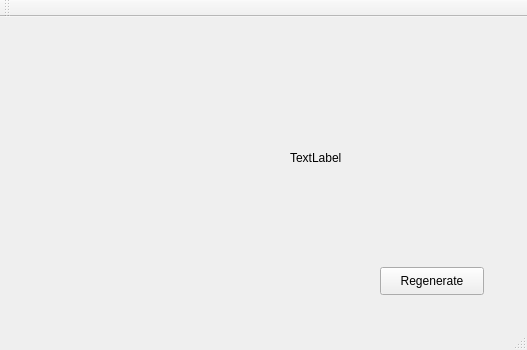
<?xml version="1.0" encoding="UTF-8"?>
<ui version="4.0">
 <class>MainWindow</class>
 <widget class="QMainWindow" name="MainWindow">
  <property name="geometry">
   <rect>
    <x>0</x>
    <y>0</y>
    <width>527</width>
    <height>350</height>
   </rect>
  </property>
  <property name="sizePolicy">
   <sizepolicy hsizetype="Fixed" vsizetype="Fixed">
    <horstretch>0</horstretch>
    <verstretch>0</verstretch>
   </sizepolicy>
  </property>
  <property name="minimumSize">
   <size>
    <width>527</width>
    <height>350</height>
   </size>
  </property>
  <property name="maximumSize">
   <size>
    <width>527</width>
    <height>350</height>
   </size>
  </property>
  <property name="windowTitle">
   <string>AdsGenerator</string>
  </property>
  <widget class="QWidget" name="centralWidget">
   <widget class="QPushButton" name="pushButton">
    <property name="geometry">
     <rect>
      <x>380</x>
      <y>250</y>
      <width>104</width>
      <height>28</height>
     </rect>
    </property>
    <property name="text">
     <string>Regenerate</string>
    </property>
   </widget>
   <widget class="QLabel" name="label">
    <property name="geometry">
     <rect>
      <x>19</x>
      <y>27</y>
      <width>200</width>
      <height>200</height>
     </rect>
    </property>
    <property name="minimumSize">
     <size>
      <width>200</width>
      <height>200</height>
     </size>
    </property>
    <property name="maximumSize">
     <size>
      <width>200</width>
      <height>200</height>
     </size>
    </property>
    <property name="text">
     <string/>
    </property>
   </widget>
   <widget class="QLabel" name="textlabel">
    <property name="geometry">
     <rect>
      <x>290</x>
      <y>50</y>
      <width>201</width>
      <height>181</height>
     </rect>
    </property>
    <property name="text">
     <string>TextLabel</string>
    </property>
    <property name="wordWrap">
     <bool>true</bool>
    </property>
    <property name="openExternalLinks">
     <bool>true</bool>
    </property>
   </widget>
  </widget>
  <widget class="QMenuBar" name="menuBar">
   <property name="geometry">
    <rect>
     <x>0</x>
     <y>0</y>
     <width>527</width>
     <height>20</height>
    </rect>
   </property>
  </widget>
  <widget class="QToolBar" name="mainToolBar">
   <attribute name="toolBarArea">
    <enum>TopToolBarArea</enum>
   </attribute>
   <attribute name="toolBarBreak">
    <bool>false</bool>
   </attribute>
  </widget>
  <widget class="QStatusBar" name="statusBar"/>
 </widget>
 <layoutdefault spacing="6" margin="11"/>
 <resources/>
 <connections/>
</ui>
